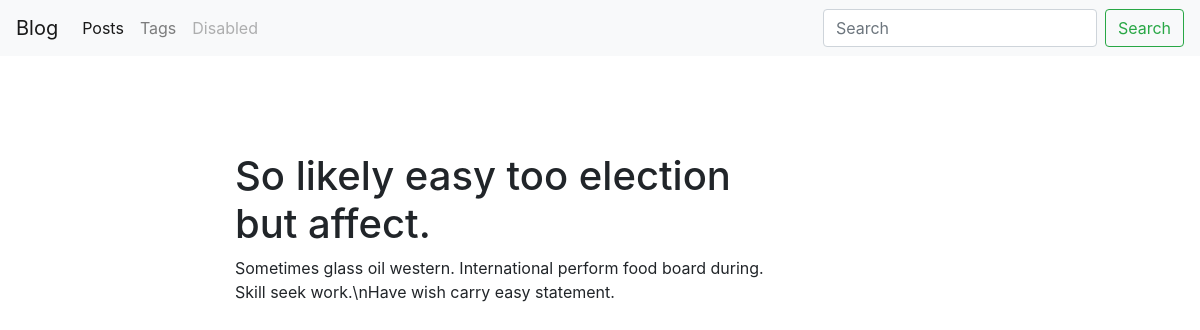
The app's page /blog/post/so-likely-easy-too-election-but-affect-1588675492/ with its own data.
### blog/models.py (models this page shows, shortened)
class Post(models.Model):
    title = models.CharField(max_length=150, db_index=True)
    slug = models.SlugField(max_length=200, blank=True, unique=True)
    body = models.TextField(blank=True, db_index=True)
    tags = models.ManyToManyField('Tag', blank=True, related_name='posts')
    date_pub = models.DateTimeField(auto_now_add=True)
    class Meta:
        ordering = ['-date_pub']

### blog/views.py (the view)
# urls.py: path('post/<str:slug>/', PostDetail.as_view(), name='post_detail_url'),
class PostDetail(ObjectDetailMixin, View):
    model = Post
    template = 'blog/post_detail.html'

### blog/utils.py (called while the page is built)
    def get(self, request, slug):
        obj = get_object_or_404(self.model, slug__iexact=slug)
        return render(request,
                      self.template,
                      {self.model.__name__.lower(): obj, 'admin_obj': obj, 'detail_page': True})

### blog/templates/blog/post_detail.html (shortened to what this page needs)
{% extends 'blog/base_blog.html' %}
{% block content %}
    <h1 class="mt-5">{{ post.title }}</h1>
    <p>{{ post.body }}</p>
{% endblock %}

### records on screen
Post: title "So likely easy too election but affect.", body "Sometimes glass oil western. International perform food board during. Skill seek work.\\nHave wish carry easy statement."
